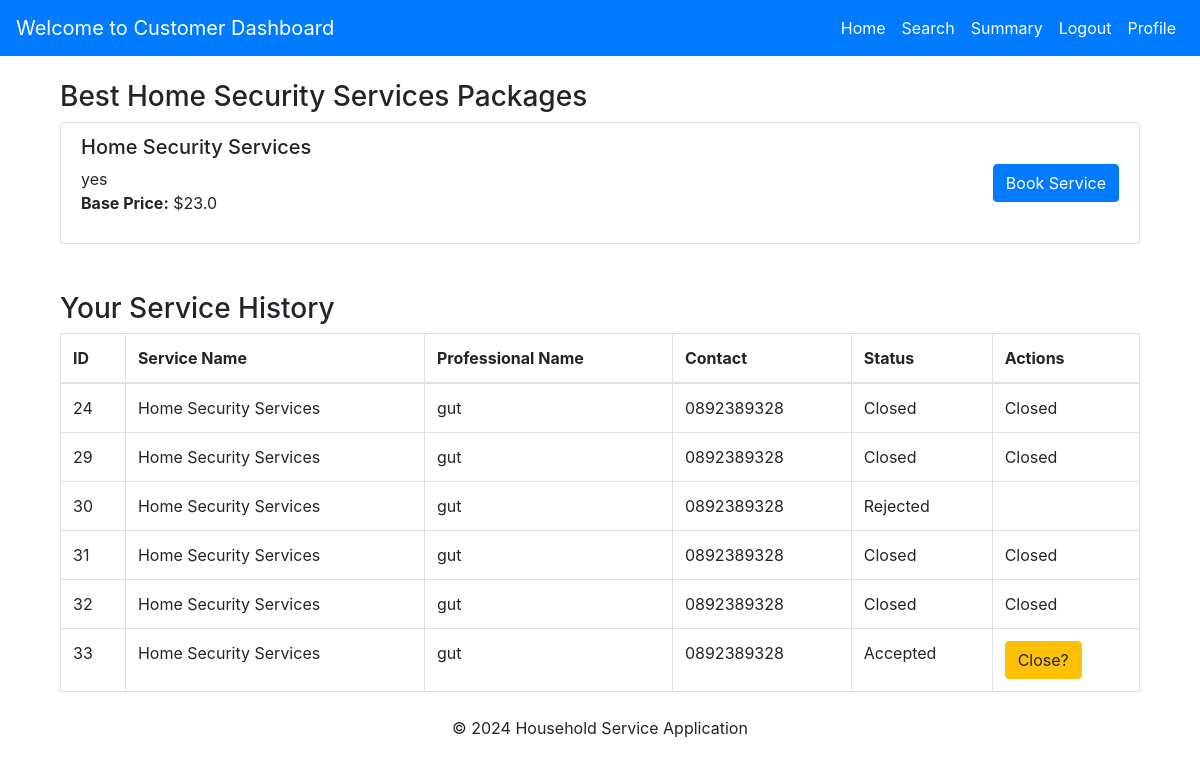
Before: /subcategory/1 (signed in) with the older database file.
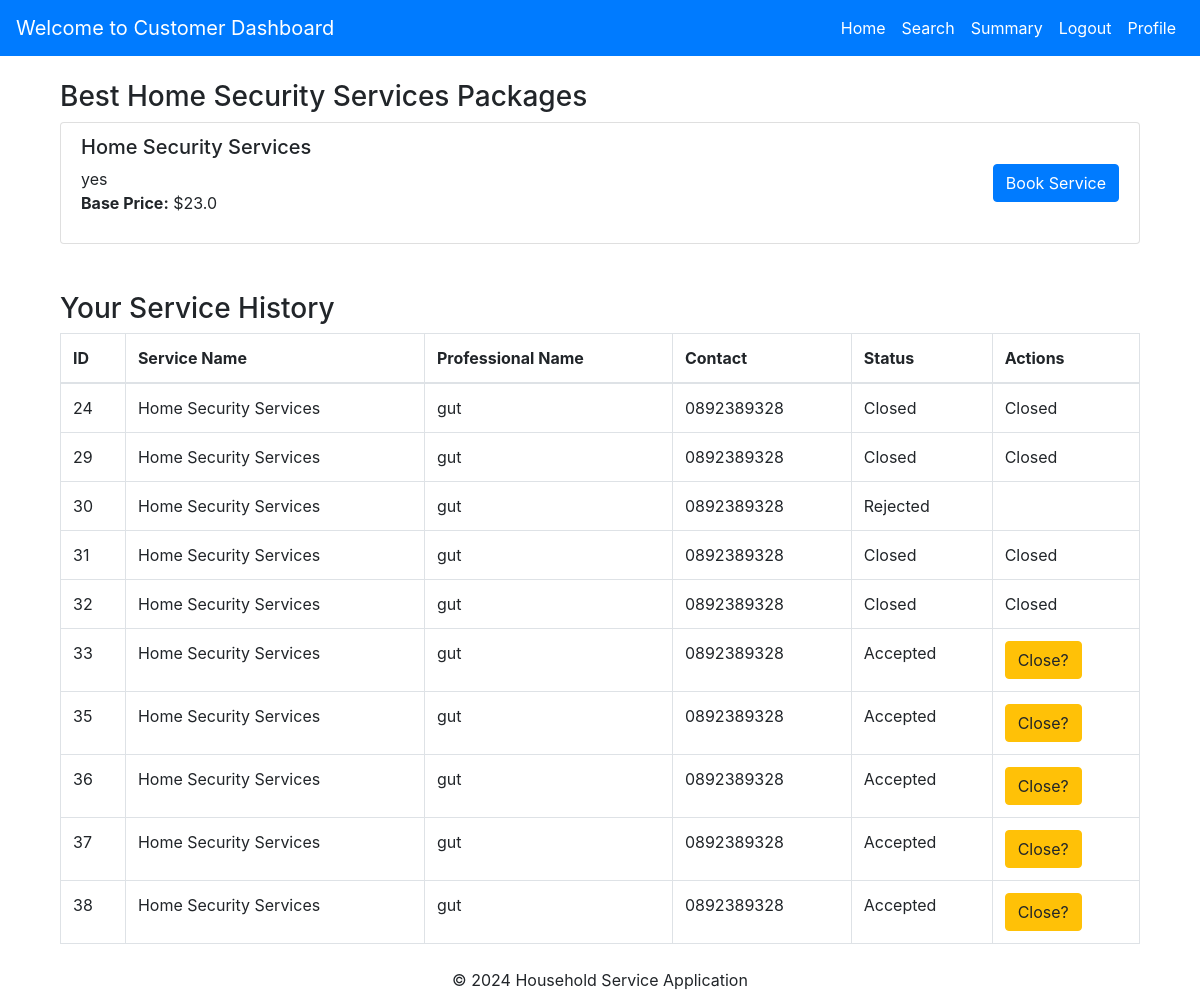
After: the same page with the newer database file.
### models.py (models this page shows, shortened)
class Service(db.Model):
    __tablename__ = 'service'
    service_id = db.Column(db.Integer, primary_key=True, autoincrement=True, nullable=False)
    user_id = db.Column(db.Integer, db.ForeignKey('users.user_id'), default=1, nullable=True)
    prof_id = db.Column(db.Integer, db.ForeignKey('service_professionals.prof_id'), default=1, nullable=True)
    name = db.Column(db.String(100), nullable=True)
    new_service_name = db.Column(db.String(100), nullable=True)
    description = db.Column(db.Text, nullable=True)
    base_price = db.Column(db.Float, nullable=False)
    date_created = db.Column(db.DateTime, default=datetime.utcnow)
    image = db.Column(db.String(255), nullable=True)

class ServiceRequest(db.Model):
    __tablename__ = 'service_requests'
    req_id = db.Column(db.Integer, primary_key=True, autoincrement=True, nullable=False)
    user_id = db.Column(db.Integer, db.ForeignKey('users.user_id'), nullable=True)
    service_id = db.Column(db.Integer, db.ForeignKey('service.service_id'), nullable=True)
    prof_id = db.Column(db.Integer, db.ForeignKey('service_professionals.prof_id'), nullable=True)
    status = db.Column(db.String(20), default='Requested', nullable=False)
    rating = db.Column(db.Integer)
    remarks = db.Column(db.String(255))
    requested_date = db.Column(db.DateTime, default=datetime.utcnow, nullable=False)
    close_date = db.Column(db.DateTime, default=datetime.utcnow, nullable=False)
    service = db.relationship('Service', backref='requests')
    professional = db.relationship('ServiceProfessional', backref='requests')

class ServiceProfessional(UserMixin, db.Model):
    __tablename__ = 'service_professionals'
    prof_id = db.Column(db.Integer, primary_key=True, autoincrement=True, nullable=False)  # Auto-increment primary key
    username = db.Column(db.String(255), unique=True, nullable=False)  # Unique username
    password = db.Column(db.String(200), nullable=False)  # Store hashed password
    prof_name = db.Column(db.String(250), nullable=False)  # Name of the professional
    service_type = db.Column(db.String(100), nullable=False)  # Type of service offered
    experience = db.Column(db.String(100), nullable=False)  # Years of experience
    address = db.Column(db.Text, nullable=False)  # Address
    contact = db.Column(db.String(15), nullable=False)  # Contact number
    pincode = db.Column(db.String(10), nullable=False)  # Pincode/ZIP code
    date_created = db.Column(db.DateTime, default=func.now(), nullable=False)  # Automatically set to current timestamp
    status = db.Column(db.Text, default=ProfessionalStatus.PENDING, nullable=False)  # Status stored as text
    role = db.Column(db.String(50), default='service_professional', nullable=False)
    service_requests = db.relationship('ServiceRequest', backref='service_professionals', lazy=True)

### customer_routes.py (the view, shortened to what this page needs)
@customer_bp.route('/subcategory/<int:service_id>', methods=['GET'])
def subcategory(service_id):
    service = Service.query.get(service_id)
    if not service:
        flash("Service not found!", "error")
        return redirect(url_for('customer.dashboard'))
    user_id = session.get('user_id')  # Get logged-in user's ID
    if not user_id:
        flash("You need to log in to access this page.", "danger")
        return redirect(url_for('main.login'))  # Redirect to login page
    services = Service.query.filter(Service.service_id == service_id).all()
    service_history = ServiceRequest.query.filter_by(service_id=service_id, user_id=user_id).all()
    return render_template(
        'user_panel/subcategory.html',
        service=service,
        services=services,
        service_history=service_history
    )

### templates/user_panel/subcategory.html (shortened to what this page needs)
{% extends 'user_panel/base.html' %}
{% block content %}
<div class="container">
    <section class="services mt-4">
        <h3>Best {{ service.name }} Packages</h3>
        <div class="list-group">
            {% for service in services %}
            <div class="list-group-item d-flex justify-content-between align-items-center">
                <div>
                    <h5>{{ service.name }}</h5>
                    <p>{{ service.description }}<br>
                    <strong>Base Price:</strong> ${{ service.base_price }}</p>
                </div>
                <a href="{{ url_for('customer.subcategory', service_id=service.service_id, action='book_service') }}"
                   class="btn btn-primary">Book Service</a>
            </div>
            {% endfor %}
        </div>
    </section>
    <section class="service-history mt-5">
        <h3>Your Service History</h3>
        <table class="table table-bordered">
            <thead>
                <tr>
                    <th>ID</th>
                    <th>Service Name</th>
                    <th>Professional Name</th>
                    <th>Contact</th>
                    <th>Status</th>
                    <th>Actions</th>
                </tr>
            </thead>
            <tbody>
                {% for service_request in service_history %}
                    <tr>
                        <td>{{ service_request.req_id }}</td>
                        <td>{{ service_request.service.name }}</td>
                        <td>{{ service_request.service_professionals.prof_name if service_request.service_professionals else 'N/A' }}</td>
                        <td>{{ service_request.service_professionals.contact if service_request.service_professionals else 'N/A' }}</td>
                        <td>{{ service_request.status }}</td>
                        <td>
                            {% if service_request.status == 'Closed' %}
                                Closed
                            {% elif service_request.status == 'Requested' %}
                                Requested
                            {% elif service_request.status == 'Accepted' %}
                                <a href="{{ url_for('customer.service_feedback', request_id=service_request.req_id) }}" class="btn btn-warning">Close?</a>
                            {% endif %}
                        </td>
                    </tr>
                {% endfor %}
            </tbody>
        </table>
    </section>
</div>
{% endblock %}

Changed rows visible on the page:
added ServiceRequest: req_id "35", service.name "Home Security Services", service_professionals "gut", service_professionals "0892389328", status "Accepted"
added ServiceRequest: req_id "36", service.name "Home Security Services", service_professionals "gut", service_professionals "0892389328", status "Accepted"
added ServiceRequest: req_id "37", service.name "Home Security Services", service_professionals "gut", service_professionals "0892389328", status "Accepted"
added ServiceRequest: req_id "38", service.name "Home Security Services", service_professionals "gut", service_professionals "0892389328", status "Accepted"
